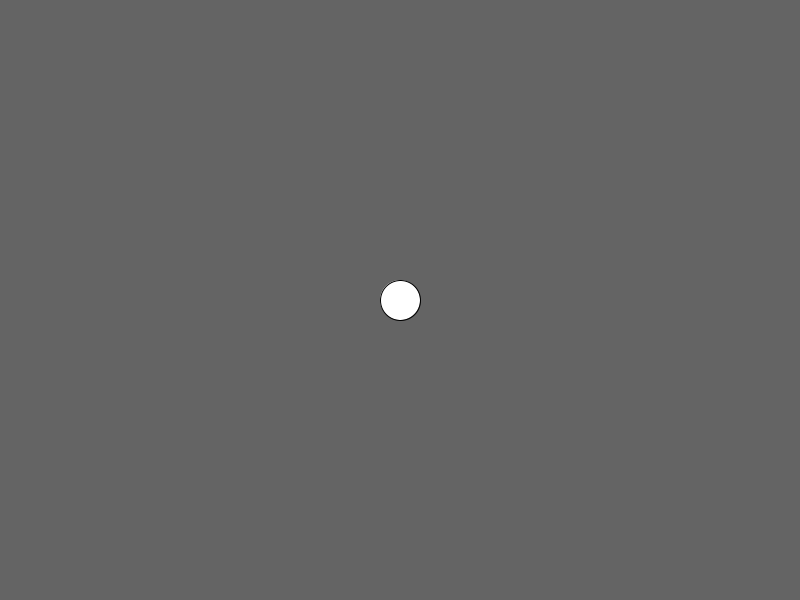
Frame 1 (no input)
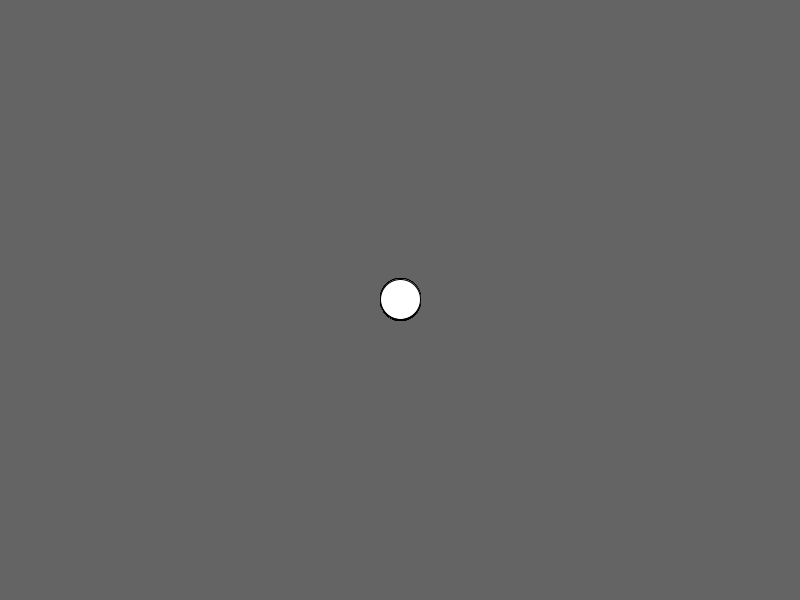
Frame 60 (the mouse pressed at the canvas centre just before this capture)
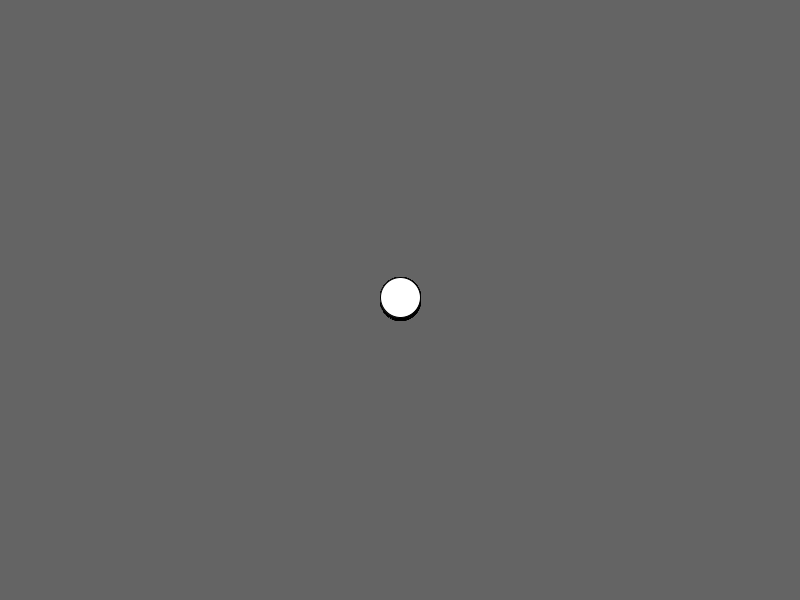
Frame 120 (the mouse held since frame 60 and released just before this capture)

The Processing sketch that drew these frames (run headless with seeded random() and noise(); from frame 60 on, the mouse is pressed at the canvas centre):

// Processing sketch: Wanderer
// ── Wanderer.pde
//declare variables
float  diam = 40;
PVector loc, vel, acc ;



void setup() {
  //set size of canvas
  size(800, 600);
  background(100);
  //initialize variables
  loc = new PVector (width/2, height/2);

  vel = PVector.random2D();
  vel.mult(0);

}

void draw() {
    acc = PVector.random2D();
  acc.mult(.01);
  //draw background to cover previous frame

  //draw ball
  vel.add(acc);
  vel.limit(5);
  ellipse(loc.x, loc.y, diam, diam);

  //add velocity to position
  loc.x += vel.x;
  loc.y += vel.y;

  //wrap the ball's position
  if (loc.x >= width) {
    loc.x = 0;
  } else if (loc.x <= 0) {
    loc.x = width ;
  }
  if (loc.y  >= height) {
    loc.y =0;
  } else if (loc.y<= 0) {
    loc.y = height ;
  }
}
